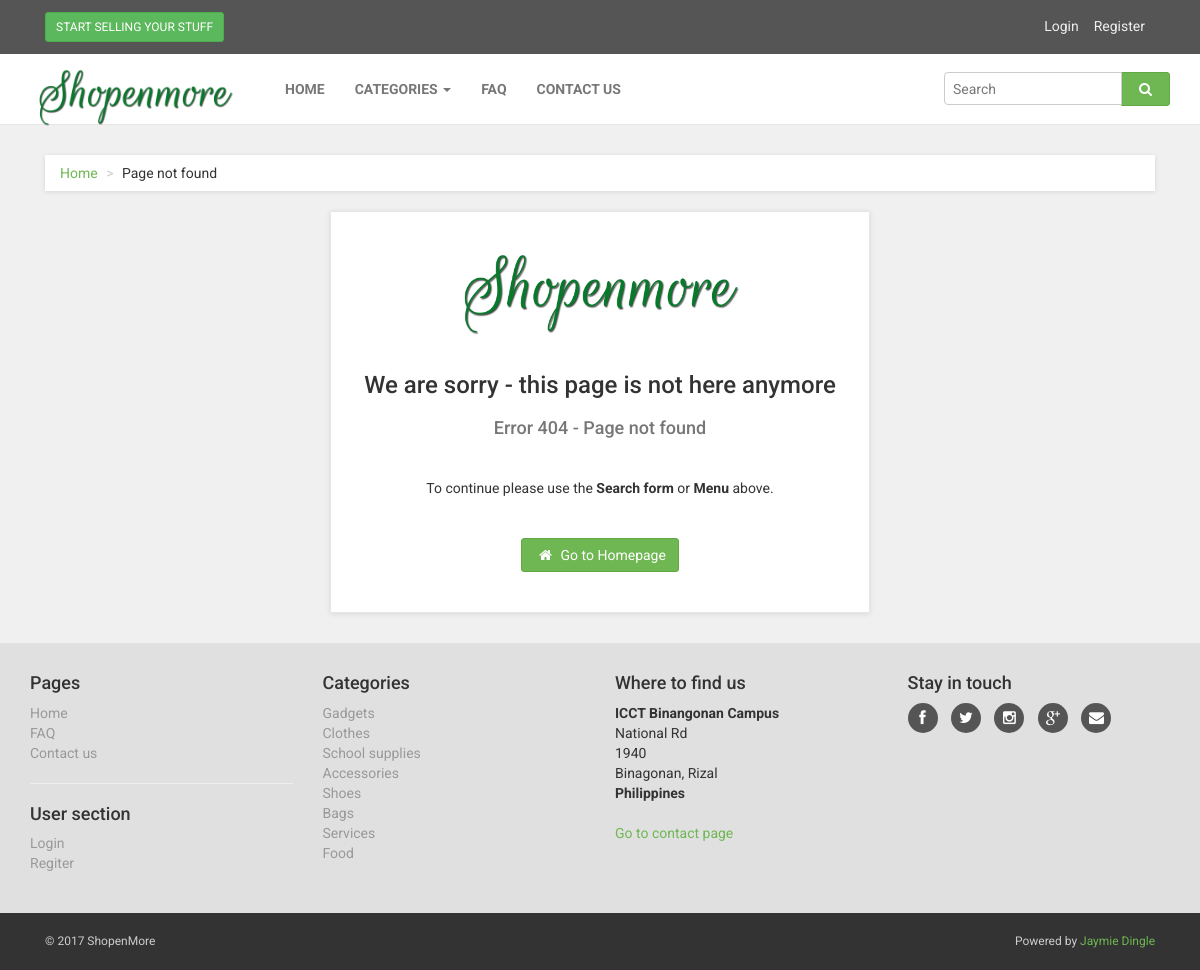
Page /404.php on the earlier database version.
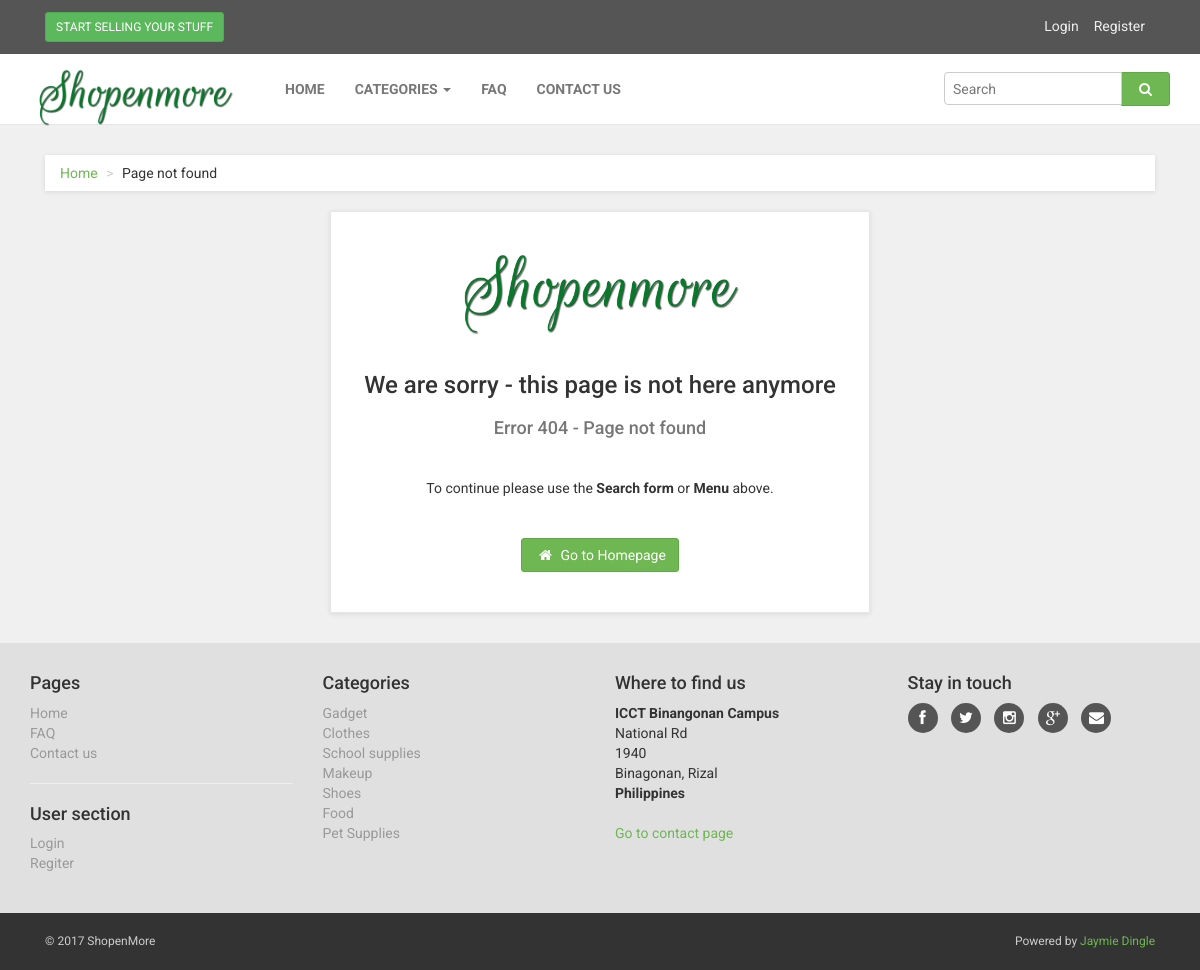
Same page on the later database version.
### tables this page shows
CREATE TABLE `tb_item_category` (
  `id` int(11) NOT NULL,
  `name` varchar(100) NOT NULL,
  `theme` text NOT NULL,
  `image_url` text NOT NULL,
  `is_active` tinyint(1) NOT NULL DEFAULT '1'
);

### libs/meekrodb.2.3.class.php (called while the page is built, shortened)
<?php
class DB {
  protected static $mdb = null;
  public static function getMDB() {
    $mdb = DB::$mdb;
    if ($mdb === null) {
      $mdb = DB::$mdb = new MeekroDB();
    }
    return $mdb;
  }
  public static function query() { $args = func_get_args(); return call_user_func_array(array(DB::getMDB(), 'query'), $args); }
}
class MeekroDB {
  public $encoding = 'latin1';
  public $connect_options = array(MYSQLI_OPT_CONNECT_TIMEOUT => 30);
  public $internal_mysql = null;
  public function __construct($host=null, $user=null, $password=null, $dbName=null, $port=null, $encoding=null) {
    if ($encoding === null) $encoding = DB::$encoding;
    $this->encoding = $encoding;
  }
  public function get() {
    $mysql = $this->internal_mysql;
    if (!($mysql instanceof MySQLi)) {
      $mysql = new mysqli();
      foreach ($this->connect_options as $key => $value) {
        $mysql->options($key, $value);
      }
      $mysql->set_charset($this->encoding);
      $this->internal_mysql = $mysql;
    }
    return $mysql;
  }
  protected function preparseQueryParams() {
    $args = func_get_args();
    $sql = trim(strval(array_shift($args)));
    $args_all = $args;
    if (count($args_all) == 0) return array($sql);
    $chunkyQuery = array();
    return $chunkyQuery;
  }
  protected function parseQueryParams() {
    $args = func_get_args();
    $chunkyQuery = call_user_func_array(array($this, 'preparseQueryParams'), $args);
    $query = '';
    foreach ($chunkyQuery as $chunk) {
      if (is_string($chunk)) {
        $query .= $chunk;
        continue;
      }
      $result = '';
      $query .= $result;
    }
    return $query;
  }
  protected function prependCall($function, $args, $prepend) { array_unshift($args, $prepend); return call_user_func_array($function, $args); }
  public function query() { $args = func_get_args(); return $this->prependCall(array($this, 'queryHelper'), $args, 'assoc'); }
  protected function queryHelper() {
    $args = func_get_args();
    $type = array_shift($args);
    $db = $this->get();
    $is_buffered = true;
    $row_type = 'assoc';
    $full_names = false;
    $sql = call_user_func_array(array($this, 'parseQueryParams'), $args);
    $result = $db->query($sql, $is_buffered ? MYSQLI_STORE_RESULT : MYSQLI_USE_RESULT);
    $return = array();
    while ($row = ($row_type == 'assoc' ? $result->fetch_assoc() : $result->fetch_row())) {
      $return[] = $row;
    }
    return $return;
  }
}
?>

### includes/footer.php (shortened to what the changed rows need)
        <div id="footer" data-animate="fadeInUp">
            <div class="container">
                <div class="row">
                    <div class="col-md-3 col-sm-6">
                        <ul>
                            <?php foreach($item_categories as $key=>$category){ ?>
                            <li><a href="category.php?id=<?php echo $category['id']; ?>"><?php echo $category['name']; ?></a>
                            </li>
                            <?php } ?>
                        </ul>
                    </div>
                </div>
            </div>
        </div>
    </div>
</body>
</html>

Differences in the rows shown:
removed tb_item_category: name "Bags"
removed tb_item_category: name "Services"
changed tb_item_category: name "Gadgets" → "Gadget"
changed tb_item_category: name "Accessories" → "Makeup"
added tb_item_category: name "Pet Supplies"
